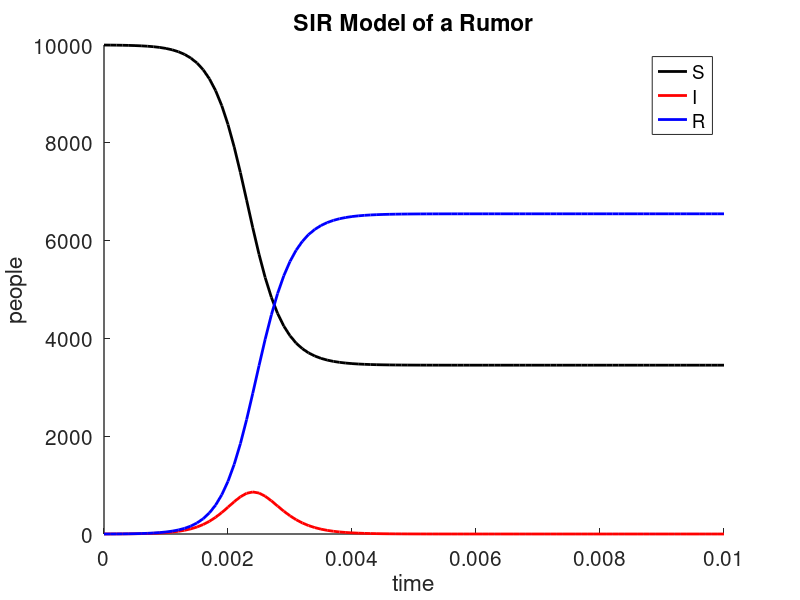

Write the MATLAB code that produced this figure.
% Computes and plots solution curves for the SIR model of a rumor 
% using Euler's method.

%% Initialize parameters and functions

N = 10000;      % population
T = 0.01;       % total time

% Probabilities should be in [0, 1]
alpha = 0.4;    % spreading coefficient
beta = 0.6;     % quashing coefficient

h = 0.0001;     % step size for Euler's method

% System of differential equations
Sprime = @(S, I, R)(-S*I);
Iprime = @(S, I, R)(alpha*S*I - beta*I*(2*I + R));
Rprime = @(S, I, R)((1-alpha)*S*I + beta*I*(2*I + R));

% Initial condition
I1 = 1;

%% Compute solutions

npts = T/h + 1;

S = zeros(npts, 1);
I = zeros(npts, 1);
R = zeros(npts, 1);

S(1) = N - I1;
I(1) = I1;
R(1) = 0;

for ii=2:npts
    S(ii) = S(ii-1) + h*Sprime(S(ii-1), I(ii-1), R(ii-1));
    I(ii) = I(ii-1) + h*Iprime(S(ii-1), I(ii-1), R(ii-1));
    R(ii) = R(ii-1) + h*Rprime(S(ii-1), I(ii-1), R(ii-1));
end

%% Plot solution curves

tt = linspace(0, T, npts);

clf;

hold all;

set(gca, 'FontSize', 15, 'LineWidth', 1);

plot(tt, S, 'k', 'LineWidth', 2);
plot(tt, I, 'r', 'LineWidth', 2);
plot(tt, R, 'b', 'LineWidth', 2);

axis([0, T, 0, N]);
title('SIR Model of a Rumor');
xlabel('time');
ylabel('people');
legend('S', 'I', 'R');

hold off;